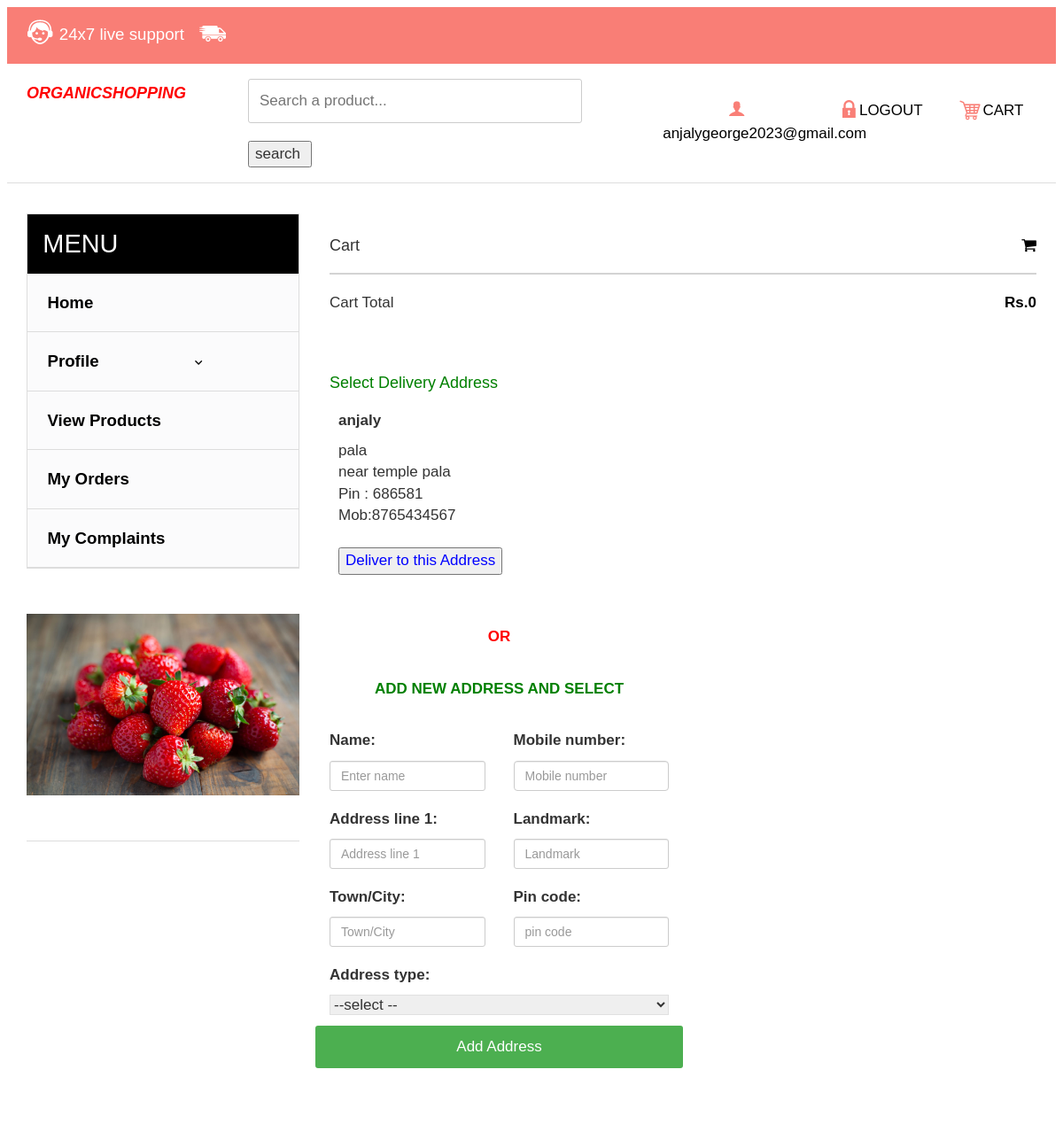
Screenshot of /checkout.php (signed in) with the database file from the repository.
### tables this page shows
CREATE TABLE `tbl_customer_delv_address` (
  `delv_adres_id` int(10) NOT NULL,
  `email` varchar(50) NOT NULL,
  `fname` varchar(40) NOT NULL,
  `Mobile number` varchar(20) NOT NULL,
  `address_line` varchar(50) NOT NULL,
  `landmark` varchar(50) NOT NULL,
  `town_city` varchar(30) NOT NULL,
  `pin_code` varchar(10) NOT NULL,
  `address_type` varchar(10) NOT NULL,
  `status5` varchar(10) NOT NULL
);

### checkout.php (the view, shortened to what this page needs)
<?php
if(isset($_SESSION['alogin'])){
	$mail=$_SESSION['alogin'];
?>
<?php
$con=mysqli_connect("localhost","root","","organic_shop_db")or die ("Couldnt connect");
$del_adrs="SELECT * FROM `tbl_customer_delv_address` WHERE email='$mail' and status5='VALID'";
$d_del_adrs=mysqli_query($con,$del_adrs);
?>
<!DOCTYPE html>
<html>
<head>
<link href="css/bootstrap.css" rel="stylesheet" type="text/css" media="all" />
<link href="css/style.css" rel="stylesheet" type="text/css" media="all" />
<link rel="stylesheet" href="css/etalage.css" type="text/css" media="all" />
<link rel="stylesheet" href="https://cdnjs.cloudflare.com/ajax/libs/font-awesome/4.7.0/css/font-awesome.min.css">
</head>
<body>
	<div class="header">
		<div class="top-header">
			<div class="container">
				<div class="top-header-left">
					<ul class="support">
						<li><a href="#"><label> </label></a></li>
						<li><a href="#">24x7 live<span class="live"> support</span></a></li>
					</ul>
					<ul class="support">
						<li class="van"><a href="#"><label> </label></a></li>
					</ul>
					<div class="clearfix"> </div>
				</div>
					<div class="clearfix"> </div>
				</div>
			</div>
		</div>
		<div class="bottom-header">
			<div class="container">
				<div class="header-bottom-left">
					<div class="logo">
						<font size="4"><strong><i> <b><p style="color:red;">ORGANICSHOPPING </p> </b></i></strong></font>
					</div>
					<div class="w3l_search" style="margin-top:5px;margin-left:250px">
									<form action="search_prod_action.php" method="POST">
										<input type="text" name="product" id="product" placeholder="Search a product..." required>
										<input type="submit" name="search" id="search" value="search ">
									</form>
						</div>
				</div>
				<div class="header-bottom-right">
						<div class="account"><a href="seller_profile.php"><span> </span></span><?php echo $mail?></a></div>
							<ul class="login">
								<li><a href="logout.php"><span> </span>LOGOUT</a></li>
							</ul>
						<div class="cart"><a href="cart_view.php"><span> </span>CART</a></div>
				</div>
			</div>
		</div>
	 <div class="container">
	 	<div class=" single_top">
	      <div class="single_grid">
				 <div>
	  			<h4>Cart <span class="price" style="color:black"><i class="fa fa-shopping-cart"></i> <b></b></span></h4>
	  		<?php
 $ctot=0;
						?>
      <hr>
      <p>Cart  Total <span class="price" style="color:black"><b>Rs.<?php echo $ctot;
	  ?></b></span></p>
	  </div>
	  <div>
        <div class="row">
          <div class="col-50">
             <h4 style="color:green">Select Delivery Address</h4>
			 <table>
				<tr>
					  	<?php
									while($adrs=mysqli_fetch_array($d_del_adrs))
									{
									 ?>
									 <td style="padding:10px;margin:10px">
				<form action="payment.php" method="POST" class="creditly-card-form agileinfo_form" name="sel_adrs" id="sel_adrs">
									<label><?php  echo $adrs['fname'] ?></label>
									<?php  echo $adrs['address_line'] ?><br>
									<?php  echo $adrs['landmark'] ?>
									<?php  echo $adrs['town_city'] ?></br>Pin : <?php  echo $adrs['pin_code'] ?><br>
									Mob:<?php  echo $adrs['Mobile number'] ?><br></br>
									<button class="adrs_button" name="select_adrs" id="select_adrs" style="color:blue;">Deliver to this Address </button> &nbsp
<br></br>
									</form>
									</td>
									<?php } ?>
									</tr>
									</table>
									<form action="delvery_address_action.php" method="POST" class="creditly-card-form agileinfo_form" name="d_adrs" id="d_adrs">
									</br><center><label class="control-label" style="color:red">OR </label></br>
									<label class="control-label"style="color:green">ADD NEW ADDRESS AND SELECT </label></center>
            <div class="row">
              <div class="col-50">
               <label class="control-label">Name: </label>
													<input class="billing-address-name form-control" type="text" name="fname" id="fname" pattern="^\D*$" id="fname"placeholder="Enter name" onblur="checkLName()"required>
              </div>
              <div class="col-50">
                <label class="control-label">Mobile number:</label>
					<input class="form-control" type="number_format" placeholder="Mobile number" name="mob" id="mob" onblur="checkMob()" required>
              </div>
			     <div class="col-50">
<label class="control-label">Address line 1: </label>
														 <input type="text" class="form-control"  name="address_line" id="address_line" form="d_adrs" placeholder="Address line 1" required>
              </div>
			       <div class="col-50">
<label class="control-label">Landmark: </label>
														 <input class="form-control" type="text" placeholder="Landmark" name="landmark"  id="landmark" required>
              </div>
			       <div class="col-50">
<label class="control-label">Town/City: </label>
												 <input class="form-control" type="text" placeholder="Town/City" name="town" id="town"required>
              </div>
			       <div class="col-50">
<label class="control-label">Pin code:</label>
												 <input class="form-control" type="text" placeholder="pin code" name="pincode" id="pincode"required>
              </div>
			   <div class="col-50">
			  <label class="control-label">Address type: </label>
												     <select  name="atype" id="atype" style="border-color:#E0E0E0; width:100%;" >
																							<option value="">--select --</option>
																					</select>
			       </div>
				   <button class="btn" name="address" id="address">Add Address</button>
            </div>
          </div>
          <div class="col-50">
          </div>
        </div>
	  </div>
          	   </div>
          	   </div>
<div class="sub-cate">
				<div class=" top-nav rsidebar span_1_of_left">
					<h3 class="cate">MENU</h3>
		  <ul class="menu">
				<li>
			<ul class="kid-menu">
				<li><a href="customer_home.php">Home</a></li>
				 <ul class="menu">
		<li class="item2"><a href="#">Profile<img class="arrow-img " src="images/arrow1.png" alt=""/></a>
		</li>
		<ul class="kid-menu ">
				<li><a href="view_products.php">View Products</a></li>
				<li><a href="customer_view_orders1.php">My Orders</a></li>
				<li><a href="customer_complaints.php">My Complaints</a></li>
	</ul>
					</div>
	   		     		<img class="img-responsive chain" src="images/a.jpg" alt=" " />
	   		     		<div class="grid-chain-bottom chain-watch">
	   		     		</div>
			</div>
<div class="clearfix"> </div>
		</div>
</body>
</html>
<?php
}
else
{
	header('Location:login.php');
}
?>

### css/style.css (style rules this page uses)
body { background: #fff; font-family: 'Open Sans', sans-serif; }
body a { transition: 0.5s all; -webkit-transition: 0.5s all; -o-transition: 0.5s all; -ms-transition: 0.5s all; -moz-transition: 0.5s all; }
.top-header { background: #F97E76; padding: 0.7em 0; }
.top-header-left { float: left; }
ul.support { padding: 0 1em 0 0em; margin: 0; float: left; }
ul.support li { display: inline-block; }
ul.support li label { background: url(../images/img-sprite.png)-2px -27px; width: 32px; height: 30px; display:inline-block; vertical-align: middle; }
ul.support li.van a label { background-position: -46px -25px; }
ul.support li a { text-decoration:none; font-size: 1.1em; color: #fff; }
.bottom-header { border-bottom: 1px solid #ddd; padding: 0.7em 0 1em; }
.header-bottom-left { float: left; width: 55%; }
.logo { float:left; width: 27%; margin-top:9px; }
.header-bottom-right { float: right; width: 37%; text-align: center; padding-top:1.7em; }
.account,.cart { float:left; width:40%; }
.cart { width:24%; }
.account a span { background: url(../images/img-sprite.png)-117px -30px; width: 26px; height: 26px; display: inline-block; vertical-align: middle; }
.account a,.cart a ,ul.login li a { text-decoration:none; font-size: 1em; color: #000; }
.cart a span { background: url(../images/img-sprite.png) -172px -28px; width: 26px; height: 26px; display: inline-block; vertical-align: middle; }
ul.login { float:left; width:36%; margin:0; }
ul.login li { display:inline-block; }
ul.login li a span { background: url(../images/img-sprite.png) -143px -29px; width: 26px; height: 26px; display: inline-block; vertical-align: middle; }
h3.cate { color: #fff; font-size: 1.7em; padding: 0.6em ; background: #000; margin: 0; }
ul.kid-menu { display: block !important; }
.menu { width: auto; height: auto; padding: 0; list-style: none; margin: 0; background: #FBFBFC; }
ul { padding: 0; list-style: none; }
.menu > li > a { width: 100%; line-height: 3.5em; text-indent: 1.2em; display: block; position: relative; color: #000; font-size: 1.1em; text-decoration:none; border-bottom: 1px solid #ddd; font-weight:700; }
.menu ul li a { width: 100%; display: block; position: relative; font-size:1.1em; font-weight: 400; color: #000; text-decoration:none; border-bottom: 1px solid #ddd; font-weight:700; line-height: 3.5em; text-indent: 1.2em; }
.menu ul.kid-menu li a { border-bottom: none; }
ul.kid-menu { padding: 0; margin: 0; }
ul.kid-menu li { list-style: none; border-bottom: 1px solid #ddd; }
.arrow-img { padding: 0em 0em 0 6.5em; }
.sub-cate,.slide-grid { float: left; }
.top-nav { border: 1px solid #ddd; }
.sub-cate { width: 27%; margin: 2em 2em 0 0; }
.grid-chain-bottom { border-top: 1px solid #ddd; }
.chain { margin: 0 auto; padding: 3em 0; }
.chain-watch { padding: 1em ; }
.single_top { margin:3em 0; }
.women-product,.account_grid,.register,.single_top,.main { width: 70%; float: right; }
@media (max-width:1280px) { .arrow-img { padding: 0em 0em 0 5.5em; } }

### checkout.php (style rules this page uses)
body { font-family: Arial; font-size: 17px; padding: 8px; }
* { box-sizing: border-box; }
.row { display: -ms-flexbox; display: flex; -ms-flex-wrap: wrap; flex-wrap: wrap; margin: 0 -16px; }
.col-50 { -ms-flex: 50%; flex: 50%; }
.col-25, .col-50, .col-75 { padding: 0 16px; }
input[type=text] { width: 100%; margin-bottom: 20px; padding: 12px; border: 1px solid #ccc; border-radius: 3px; }
label { margin-bottom: 10px; display: block; }
.btn { background-color: #4CAF50; color: white; padding: 12px; margin: 10px 0; border: none; width: 100%; border-radius: 3px; cursor: pointer; font-size: 17px; }
a { color: #2196F3; }
hr { border: 1px solid lightgrey; }
span.price { float: right; color: grey; }

### rows the page displays
tbl_customer_delv_address: fname "anjaly", address_line "pala", landmark "near temple", town_city "pala", pin_code "686581", Mobile number "8765434567"

### other values shown
$mail "anjalygeorge2023@gmail.com"
$ctot "0"
